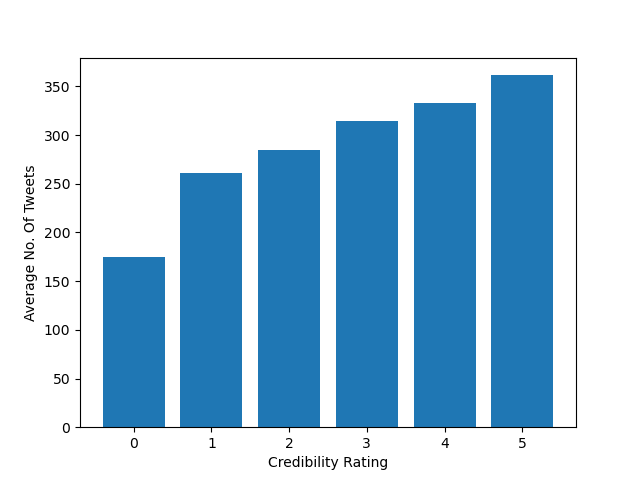

Python code for this plot:
import pandas as pd
import json
from glob import glob
import matplotlib.pyplot as plt

content_path = '/course/data/a1/content/HealthStory/'
engagements_path = '/course/data/a1/engagements/HealthStory.json'
reviews_path = '/course/data/a1/reviews/HealthStory.json'

def unique_elements(list):
    temp_list = []
    count = 0
    for element in list:
        if element not in temp_list:
            count += 1
            temp_list.append(element)
    return count

def task5():
    engagements_df = pd.read_json(engagements_path)
    engagements_df = engagements_df.transpose()
    engagements_df.index.name = 'news_id'

    reviews_df = pd.read_json(reviews_path)
    reviews_df.drop(columns=['title', 'link','description','original_title', 'reviewers','category','tags','source_link','summary','news_source', 'criteria'],inplace=True)

    merged_df = reviews_df
    merged_df = merged_df.merge(engagements_df, left_on='news_id', right_on='news_id')
    merged_df['total_tweets'] = (merged_df['tweets'] + merged_df['replies'] + merged_df['retweets']).apply(lambda x: unique_elements(x))

    png_df = merged_df.groupby(by='rating').mean()
    png_df.reset_index(inplace=True)

    plt.bar(png_df['rating'], png_df['total_tweets'])
    plt.ylabel('Average No. Of Tweets')
    plt.xlabel('Credibility Rating')

    plt.savefig('task5.png')
    return
